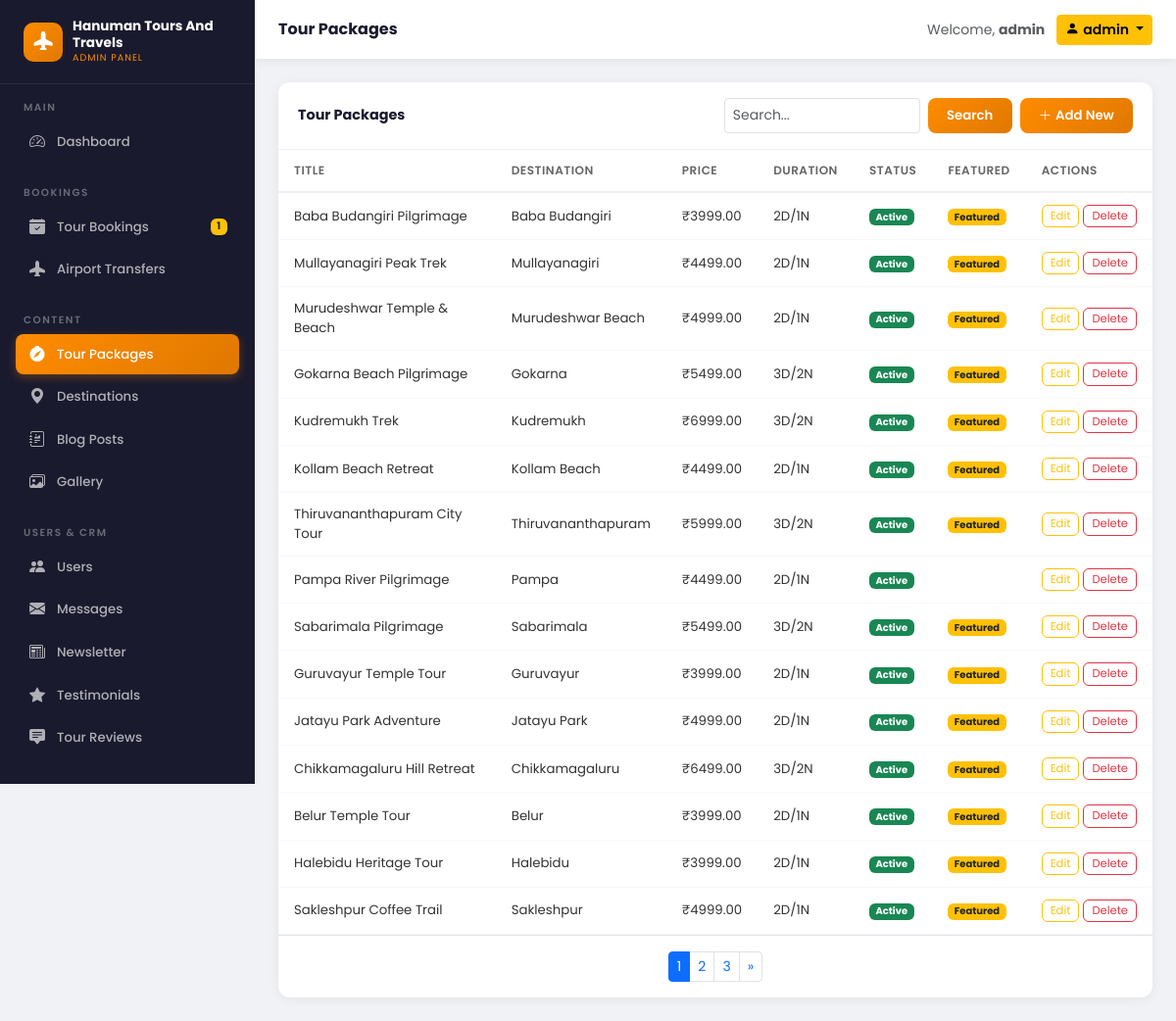
The app's page /panel/tours/ (signed in) with its own data.
### tours/models.py (models this page shows, shortened)
class TourPackage(models.Model):
    DIFFICULTY_CHOICES = [
        ('easy', 'Easy'),
        ('moderate', 'Moderate'),
        ('challenging', 'Challenging'),
    ]
    TYPE_CHOICES = [
        ('adventure', 'Adventure'),
        ('cultural', 'Cultural'),
        ('religious', 'Religious'),
        ('beach', 'Beach'),
        ('hill', 'Hill Station'),
        ('wildlife', 'Wildlife'),
        ('honeymoon', 'Honeymoon'),
        ('family', 'Family'),
    ]
    title = models.CharField(max_length=300)
    slug = models.SlugField(unique=True)
    destination = models.ForeignKey(Destination, on_delete=models.CASCADE, related_name='packages')
    tour_type = models.CharField(max_length=50, choices=TYPE_CHOICES, default='cultural')
    difficulty = models.CharField(max_length=20, choices=DIFFICULTY_CHOICES, default='easy')
    description = models.TextField()
    highlights = models.TextField(help_text='One highlight per line')
    duration_days = models.PositiveIntegerField()
    duration_nights = models.PositiveIntegerField()
    price_per_person = models.DecimalField(max_digits=10, decimal_places=2)
    discounted_price = models.DecimalField(max_digits=10, decimal_places=2, null=True, blank=True)
    max_group_size = models.PositiveIntegerField(default=20)
    min_age = models.PositiveIntegerField(default=5)
    thumbnail = models.ImageField(upload_to='tours/thumbnails/', blank=True)
    thumbnail_url = models.URLField(blank=True, help_text='Auto-filled image URL (used when no file is uploaded)')
    is_featured = models.BooleanField(default=False)
    is_active = models.BooleanField(default=True)
    created_at = models.DateTimeField(auto_now_add=True)
    @property
    def final_price(self):
        return self.discounted_price if self.discounted_price else self.price_per_person
    class Meta:
        ordering = ['-created_at']

### core/models.py (models this page shows, shortened)
class Destination(models.Model):
    name = models.CharField(max_length=200)
    slug = models.SlugField(unique=True)
    country = models.CharField(max_length=100)
    state = models.CharField(max_length=100, blank=True)
    description = models.TextField()
    image = models.ImageField(upload_to='destinations/', blank=True)
    is_popular = models.BooleanField(default=False)
    created_at = models.DateTimeField(auto_now_add=True)
    _FALLBACK_MAP = {
        'baba budangiri':     '/static/images/WebSites Images Travels/Baba Budangiri.jpg',
        'belur':              '/static/images/WebSites Images Travels/Beluru.jpg',
        'chikkamagaluru':     '/static/images/WebSites Images Travels/Chikkamanglore.png',
        'eramala':            '/static/images/WebSites Images Travels/Eramale.jpg',
        'gokarna':            '/static/images/WebSites Images Travels/Gokarna.webp',
        'guruvayur':          '/static/images/WebSites Images Travels/Guruwire.webp',
        'halebidu':           '/static/images/WebSites Images Travels/Halebedu.webp',
        'hajmala':            '/static/images/WebSites Images Travels/Horanadu.webp',
        'honnavar':           '/static/images/WebSites Images Travels/Honnavara.jpg',
        'horanadu':           '/static/images/WebSites Images Travels/Horanadu.webp',
        'jatayu':             '/static/images/WebSites Images Travels/Jatayu Park.avif',
        'jog':                '/static/images/WebSites Images Travels/JogFals.jpeg',
        'kanyakumari':        '/static/images/WebSites Images Travels/kanyakumari.webp',
        'kolambiya':          '/static/images/WebSites Images Travels/Kolambiya Beach.jpg',
        'kudremukh':          '/static/images/WebSites Images Travels/Kudure Mukha.avif',
        'kudure':             '/static/images/WebSites Images Travels/Kudure Mukha.avif',
        'kukke':              '/static/images/WebSites Images Travels/Kuke.webp',
        'madurai':            '/static/images/WebSites Images Travels/Madurai.jpg',
        'malpe':              '/static/images/WebSites Images Travels/Malphe Beach.JPG',
        'maruvantha':         '/static/images/WebSites Images Travels/Maruvantha Beach.jpg',
        'mullayanagiri':      '/static/images/WebSites Images Travels/Mullaingiri Betta.jpg',
        'mullaingiri':        '/static/images/WebSites Images Travels/Mullaingiri Betta.jpg',
        'om beach':           '/static/images/WebSites Images Travels/Om Beach.jpg',
        'palani':             '/static/images/WebSites Images Travels/Palni.jpg',
        'palni':              '/static/images/WebSites Images Travels/Palni.jpg',
        'pampa':              '/static/images/WebSites Images Travels/Pampa.jpg',
        'rameswaram':         '/static/images/WebSites Images Travels/Rameswaram.webp',
        'sabarimala':         '/static/images/WebSites Images Travels/Sabarimale.avif',
        'sakleshpur':         '/static/images/WebSites Images Travels/Sakaleswara.jpg',
        'sigandur':           '/static/images/WebSites Images Travels/Sigandhur.jpg',
        'thiruvananthapuram': '/static/images/WebSites Images Travels/Trivenrum.jpg',
        'trivandrum':         '/static/images/WebSites Images Travels/Trivenrum.jpg',
        'udupi':              '/static/images/WebSites Images Travels/Udupi.jpg',
        'goa':                'https://images.unsplash.com/photo-1512343879784-a960bf40e7f2?w=600&q=80',
        'kerala':             'https://images.unsplash.com/photo-1602216056096-3b40cc0c9944?w=600&q=80',
        'rajasthan':          '/static/images/WebSites Images Travels/Rajasthan.webp',
        'jaipur':             '/static/images/WebSites Images Travels/Rajasthan.webp',
        'jodhpur':            '/static/images/WebSites Images Travels/Rajasthan.webp',
        'udaipur':            '/static/images/WebSites Images Travels/Rajasthan.webp',
        'manali':             'https://images.unsplash.com/photo-1626621341517-bbf3d9990a23?w=600&q=80',
        'himachal':           'https://images.unsplash.com/photo-1626621341517-bbf3d9990a23?w=600&q=80',
        'shimla':             'https://images.unsplash.com/photo-1597074866923-dc0589150358?w=600&q=80',
        'andaman':            'https://images.unsplash.com/photo-1507525428034-b723cf961d3e?w=600&q=80',
        'varanasi':           'https://images.unsplash.com/photo-1570168007204-dfb528c6958f?w=600&q=80',
        'agra':               'https://images.unsplash.com/photo-1548013146-72479768bada?w=600&q=80',
        'taj mahal':          'https://images.unsplash.com/photo-1548013146-72479768bada?w=600&q=80',
        'delhi':              'https://images.unsplash.com/photo-1548013146-72479768bada?w=600&q=80',
        'kashmir':            'https://images.unsplash.com/photo-1566837945700-30057527ade0?w=600&q=80',
        'ladakh':             'https://images.unsplash.com/photo-1558618666-fcd25c85cd64?w=600&q=80',
        'ooty':               'https://images.unsplash.com/photo-1506905925346-21bda4d32df4?w=600&q=80',
        'wayanad':            'https://images.unsplash.com/photo-1602216056096-3b40cc0c9944?w=600&q=80',
        'kollam':             'https://images.unsplash.com/photo-1507525428034-b723cf961d3e?w=600&q=80',
        'murudeshwar':        '/static/images/WebSites Images Travels/Murudeshwar Temple & Beach.webp',
    }
    _DEFAULT_IMAGE = 'https://images.unsplash.com/photo-1506905925346-21bda4d32df4?w=600&q=80'
    class Meta:
        ordering = ['name']

### core/custom_admin_views.py (the view)
# urls.py: path('tours/', v.tours_list, name='custom_admin_tours'),
@login_required
@staff_required
def tours_list(request):
    qs = TourPackage.objects.select_related('destination').order_by('-created_at')
    q = request.GET.get('q', '')
    if q:
        qs = qs.filter(Q(title__icontains=q) | Q(destination__name__icontains=q))
    page = Paginator(qs, 15).get_page(request.GET.get('page'))
    rows = []
    for t in page:
        rows.append({
            'cells': [
                t.title,
                t.destination.name,
                f'₹{t.final_price}',
                f'{t.duration_days}D/{t.duration_nights}N',
                '<span class="badge bg-success">Active</span>' if t.is_active else '<span class="badge bg-secondary">Inactive</span>',
                '<span class="badge bg-warning text-dark">Featured</span>' if t.is_featured else '',
            ],
            'edit_url': f'/panel/tours/{t.id}/edit/',
            'delete_url': f'/panel/tours/{t.id}/delete/',
        })
    ctx = _sidebar_context()
    ctx.update({
        'title': 'Tour Packages', 'columns': ['Title', 'Destination', 'Price', 'Duration', 'Status', 'Featured'],
        'rows': rows, 'page_obj': page, 'add_url': '/panel/tours/add/',
    })
    return render(request, 'custom_admin/list.html', ctx)

### templates/custom_admin/list.html (shortened to what this page needs)
{% extends 'custom_admin/base.html' %}
{% block page_title %}{{ title }}{% endblock %}
{% block content %}
<div class="ca-card">
    <div class="ca-card-header">
        <span>{{ title }}</span>
        <div class="d-flex gap-2">
            <form method="get" class="d-flex gap-2">
                <input type="search" name="q" value="{{ request.GET.q }}" placeholder="Search..." class="form-control form-control-sm" style="width:200px;">
                <button class="btn btn-sm btn-ca-primary">Search</button>
            </form>
            {% if add_url %}
            <a href="{{ add_url }}" class="btn btn-sm btn-ca-primary"><i class="bi bi-plus-lg me-1"></i>Add New</a>
            {% endif %}
        </div>
    </div>
    <div class="table-responsive">
        <table class="table ca-table mb-0">
            <thead><tr>
                {% for col in columns %}<th>{{ col }}</th>{% endfor %}
                <th>Actions</th>
            </tr></thead>
            <tbody>
                {% for row in rows %}
                <tr>
                    {% for cell in row.cells %}
                    <td>{{ cell|safe }}</td>
                    {% endfor %}
                    <td>
                        <div class="d-flex gap-1">
                            {% if row.edit_url %}<a href="{{ row.edit_url }}" class="btn btn-xs btn-outline-warning" style="font-size:0.72rem;padding:2px 8px;">Edit</a>{% endif %}
                            {% if row.delete_url %}
                            <form method="post" action="{{ row.delete_url }}" onsubmit="return confirm('Delete this item?')">
                                <button class="btn btn-xs btn-outline-danger" style="font-size:0.72rem;padding:2px 8px;">Delete</button>
                            </form>
                            {% endif %}
                        </div>
                    </td>
                </tr>
                {% empty %}
                <tr><td colspan="{{ columns|length|add:1 }}" class="text-center text-muted py-4">No records found</td></tr>
                {% endfor %}
            </tbody>
        </table>
    </div>
    {% if page_obj.has_other_pages %}
    <div class="p-3 border-top">
        <nav><ul class="pagination pagination-sm mb-0 justify-content-center">
            {% for n in page_obj.paginator.page_range %}<li class="page-item {% if page_obj.number == n %}active{% endif %}"><a class="page-link" href="?page={{ n }}&q={{ request.GET.q }}">{{ n }}</a></li>{% endfor %}
            {% if page_obj.has_next %}<li class="page-item"><a class="page-link" href="?page={{ page_obj.next_page_number }}&q={{ request.GET.q }}">»</a></li>{% endif %}
        </ul></nav>
    </div>
    {% endif %}
</div>
{% endblock %}

### templates/custom_admin/base.html (shortened to what this page needs)
{% load static %}
<!DOCTYPE html>
<html lang="en">
<head>
    <link href="https://cdn.jsdelivr.net/npm/bootstrap@5.3.2/dist/css/bootstrap.min.css" rel="stylesheet">
    <link href="https://cdn.jsdelivr.net/npm/bootstrap-icons@1.11.3/font/bootstrap-icons.css" rel="stylesheet">
</head>
<body>
<aside class="ca-sidebar" id="caSidebar">
    <div class="ca-sidebar-brand">
        <div class="ca-brand-icon"><i class="bi bi-airplane-fill"></i></div>
        <div>
            <div class="ca-brand-text">Hanuman Tours And Travels</div>
            <div class="ca-brand-sub">Admin Panel</div>
        </div>
    </div>
    <div class="ca-nav-section">
        <div class="ca-nav-label">Main</div>
        <a href="{% url 'custom_admin_dashboard' %}" class="ca-nav-link {% if request.resolver_match.url_name == 'custom_admin_dashboard' %}active{% endif %}">
            <i class="bi bi-speedometer2"></i> Dashboard
        </a>
    </div>
    <div class="ca-nav-section">
        <div class="ca-nav-label">Bookings</div>
        <a href="{% url 'custom_admin_tour_bookings' %}" class="ca-nav-link {% if 'tour_bookings' in request.resolver_match.url_name %}active{% endif %}">
            <i class="bi bi-calendar-check-fill"></i> Tour Bookings
            {% if pending_tour_bookings %}<span class="badge bg-warning text-dark">{{ pending_tour_bookings }}</span>{% endif %}
        </a>
        <a href="{% url 'admin_airport_transfers' %}" class="ca-nav-link {% if request.resolver_match.url_name == 'admin_airport_transfers' %}active{% endif %}">
            <i class="bi bi-airplane-fill"></i> Airport Transfers
        </a>
    </div>
    <div class="ca-nav-section">
        <div class="ca-nav-label">Content</div>
        <a href="{% url 'custom_admin_tours' %}" class="ca-nav-link {% if request.resolver_match.url_name == 'custom_admin_tours' %}active{% endif %}">
            <i class="bi bi-compass-fill"></i> Tour Packages
        </a>
        <a href="{% url 'custom_admin_destinations' %}" class="ca-nav-link {% if 'destinations' in request.resolver_match.url_name %}active{% endif %}">
            <i class="bi bi-geo-alt-fill"></i> Destinations
        </a>
        <a href="{% url 'custom_admin_blog' %}" class="ca-nav-link {% if 'blog' in request.resolver_match.url_name %}active{% endif %}">
            <i class="bi bi-journal-richtext"></i> Blog Posts
        </a>
        <a href="{% url 'custom_admin_gallery' %}" class="ca-nav-link {% if 'gallery' in request.resolver_match.url_name %}active{% endif %}">
            <i class="bi bi-images"></i> Gallery
        </a>
    </div>
    <div class="ca-nav-section">
        <div class="ca-nav-label">Users & CRM</div>
        <a href="{% url 'custom_admin_users' %}" class="ca-nav-link {% if request.resolver_match.url_name == 'custom_admin_users' %}active{% endif %}">
            <i class="bi bi-people-fill"></i> Users
        </a>
        <a href="{% url 'custom_admin_messages' %}" class="ca-nav-link {% if 'messages' in request.resolver_match.url_name %}active{% endif %}">
            <i class="bi bi-envelope-fill"></i> Messages
        </a>
        <a href="{% url 'custom_admin_newsletter' %}" class="ca-nav-link {% if 'newsletter' in request.resolver_match.url_name %}active{% endif %}">
            <i class="bi bi-newspaper"></i> Newsletter
        </a>
        <a href="{% url 'custom_admin_testimonials' %}" class="ca-nav-link {% if 'testimonials' in request.resolver_match.url_name %}active{% endif %}">
            <i class="bi bi-star-fill"></i> Testimonials
        </a>
        <a href="{% url 'custom_admin_reviews' %}" class="ca-nav-link {% if 'reviews' in request.resolver_match.url_name %}active{% endif %}">
            <i class="bi bi-chat-square-text-fill"></i> Tour Reviews
        </a>
    </div>
    <div class="ca-nav-section" style="padding-bottom:1.5rem;">
        <div class="ca-nav-label">System</div>
    </div>
</aside>
<header class="ca-topbar">
    <div class="ca-topbar-left">
        <h1 class="ca-page-title">{% block page_title %}Dashboard{% endblock %}</h1>
    </div>
    <div class="ca-topbar-right">
        <span class="text-muted small d-none d-md-block">Welcome, <strong>{{ request.user.get_full_name|default:request.user.username }}</strong></span>
        <div class="dropdown">
            <button class="btn btn-sm btn-warning dropdown-toggle fw-semibold" data-bs-toggle="dropdown">
                <i class="bi bi-person-fill me-1"></i>{{ request.user.username }}
            </button>
        </div>
    </div>
</header>
<main class="ca-main">
    {% block content %}{% endblock %}
</main>
</body>
</html>

### records on screen
TourPackage: cells "Baba Budangiri Pilgrimage"
Destination: cells "Baba Budangiri"
TourPackage: cells "Mullayanagiri Peak Trek"
Destination: cells "Mullayanagiri"
TourPackage: cells "Murudeshwar Temple & Beach"
Destination: cells "Murudeshwar Beach"
TourPackage: cells "Gokarna Beach Pilgrimage"
Destination: cells "Gokarna"
TourPackage: cells "Kudremukh Trek"
Destination: cells "Kudremukh"
TourPackage: cells "Kollam Beach Retreat"
Destination: cells "Kollam Beach"
TourPackage: cells "Thiruvananthapuram City Tour"
Destination: cells "Thiruvananthapuram"
TourPackage: cells "Pampa River Pilgrimage"
Destination: cells "Pampa"
TourPackage: cells "Sabarimala Pilgrimage"
Destination: cells "Sabarimala"
TourPackage: cells "Guruvayur Temple Tour"
Destination: cells "Guruvayur"
TourPackage: cells "Jatayu Park Adventure"
Destination: cells "Jatayu Park"
TourPackage: cells "Chikkamagaluru Hill Retreat"
Destination: cells "Chikkamagaluru"
TourPackage: cells "Belur Temple Tour"
Destination: cells "Belur"
TourPackage: cells "Halebidu Heritage Tour"
Destination: cells "Halebidu"
TourPackage: cells "Sakleshpur Coffee Trail"
Destination: cells "Sakleshpur"

### other values on screen
{{ pending_tour_bookings }} "1"
{{ title }} "Tour Packages"
{{ request.user.get_full_name|default:request.user.username }} "admin"
{{ request.user.username }} "admin"
{{ col }} "TITLE" "DESTINATION" "PRICE" "DURATION" "STATUS" "FEATURED"
{{ cell|safe }} "₹3999.00" "2D/1N" "Active" "Featured" "₹4499.00" "2D/1N" "Active" "Featured" "₹4999.00" "2D/1N" "Active" "Featured" "₹5499.00" "3D/2N" "Active" "Featured" "₹6999.00" "3D/2N" "Active" "Featured" "₹4499.00" "2D/1N" "Active" "Featured" "₹5999.00" "3D/2N" "Active" "Featured" "₹4499.00" "2D/1N" "Active" "₹5499.00" "3D/2N" "Active" "Featured" "₹3999.00" "2D/1N" "Active" "Featured" "₹4999.00" "2D/1N" "Active" "Featured" "₹6499.00" "3D/2N" "Active" "Featured" "₹3999.00" "2D/1N" "Active" "Featured" "₹3999.00" "2D/1N" "Active" "Featured" "₹4999.00" "2D/1N" "Active" "Featured"
{{ n }} "1" "2" "3"
